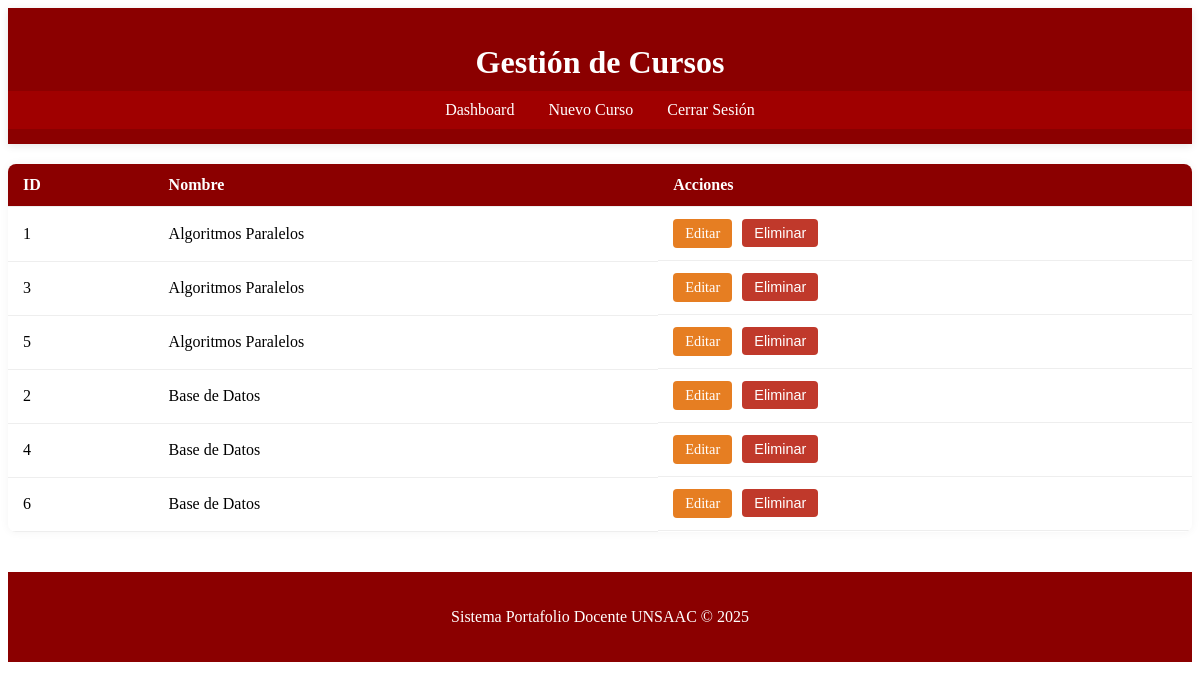
The app's page /admin/cursos (signed in), older data.
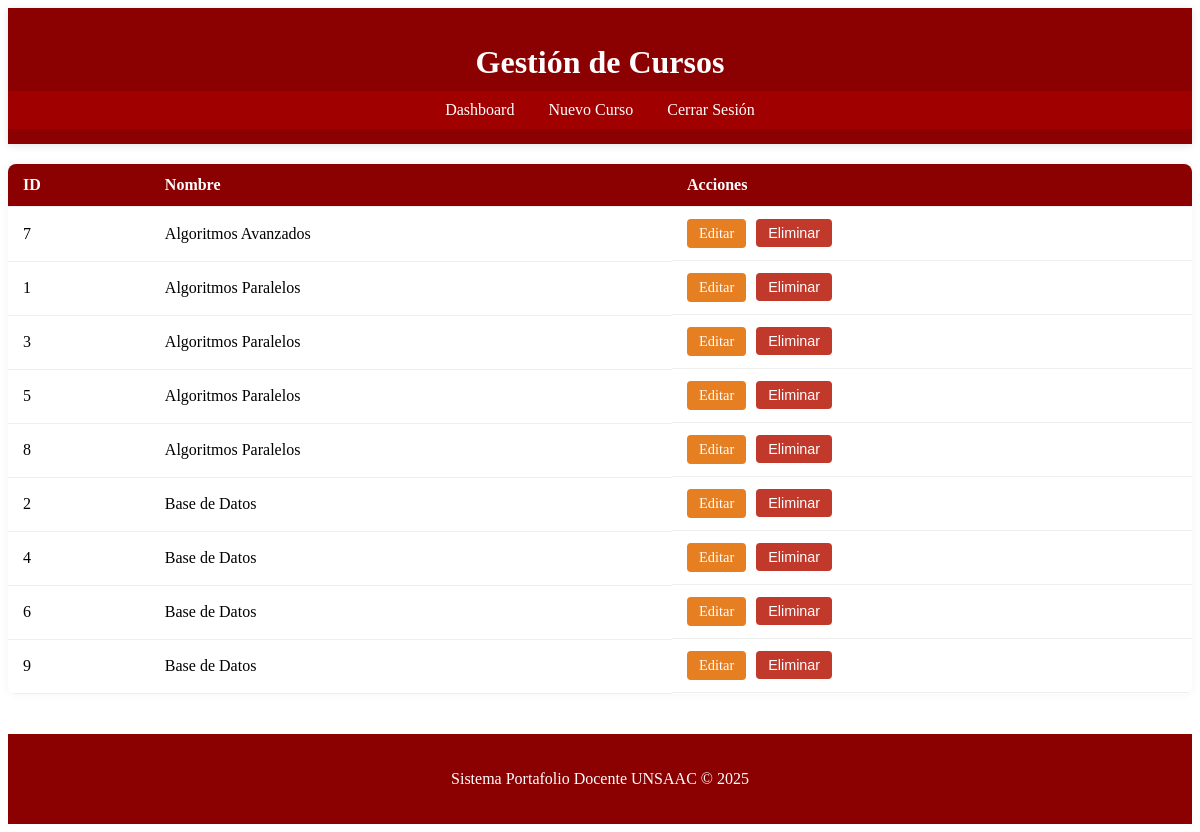
The same page, newer data.
### tables this page shows
CREATE TABLE cursos (
        id INTEGER PRIMARY KEY AUTOINCREMENT,
        nombre TEXT NOT NULL
    );

### app.py (the view)
@app.route('/admin/cursos')
def listar_cursos():
    if 'user_type' not in session or session['user_type'] != 'admin':
        return redirect(url_for('login'))
    conn = get_db_connection()
    cursos = conn.execute('SELECT * FROM cursos ORDER BY nombre').fetchall()
    conn.close()
    return render_template('admin/listar_cursos.html', cursos=cursos)

### app.py (called while the page is built)
def get_db_connection():
    conn = sqlite3.connect('database.db')
    conn.row_factory = sqlite3.Row
    return conn

### templates/admin/listar_cursos.html (shortened to what this page needs)
<!DOCTYPE html>
<html lang="es">
  <head>
    <link
      rel="stylesheet"
      href="{{ url_for('static', filename='css/admin.css') }}"
    />
  </head>
  <body>
    <header class="admin-header">
      <div class="container">
        <h1>Gestión de Cursos</h1>
        <nav>
          <a href="{{ url_for('admin.dashboard') }}">Dashboard</a>
          <a href="{{ url_for('admin.crear_curso') }}">Nuevo Curso</a>
          <a href="{{ url_for('logout') }}">Cerrar Sesión</a>
        </nav>
      </div>
    </header>
    <main class="container">
      <table class="docentes-table">
        <thead>
          <tr>
            <th>ID</th>
            <th>Nombre</th>
            <th>Acciones</th>
          </tr>
        </thead>
        <tbody>
          {% for curso in cursos %}
          <tr>
            <td>{{ curso.id }}</td>
            <td>{{ curso.nombre }}</td>
            <td class="actions">
              <a
                href="{{ url_for('admin.editar_curso', curso_id=curso.id) }}"
                class="btn-edit"
                >Editar</a
              >
              <form
                action="{{ url_for('admin.eliminar_curso', curso_id=curso.id) }}"
                method="POST"
                style="display: inline"
              >
                <button
                  type="submit"
                  class="btn-delete"
                  onclick="return confirm('¿Eliminar este curso?')"
                >
                  Eliminar
                </button>
              </form>
            </td>
          </tr>
          {% endfor %}
        </tbody>
      </table>
    </main>
    <footer class="admin-footer">
      <div class="container">
        <p>Sistema Portafolio Docente UNSAAC &copy; 2025</p>
      </div>
    </footer>
  </body>
</html>

Row changes from the older to the newer data that the page shows:
added cursos: id "7", nombre "Algoritmos Avanzados"
added cursos: id "8", nombre "Algoritmos Paralelos"
added cursos: id "9", nombre "Base de Datos"
